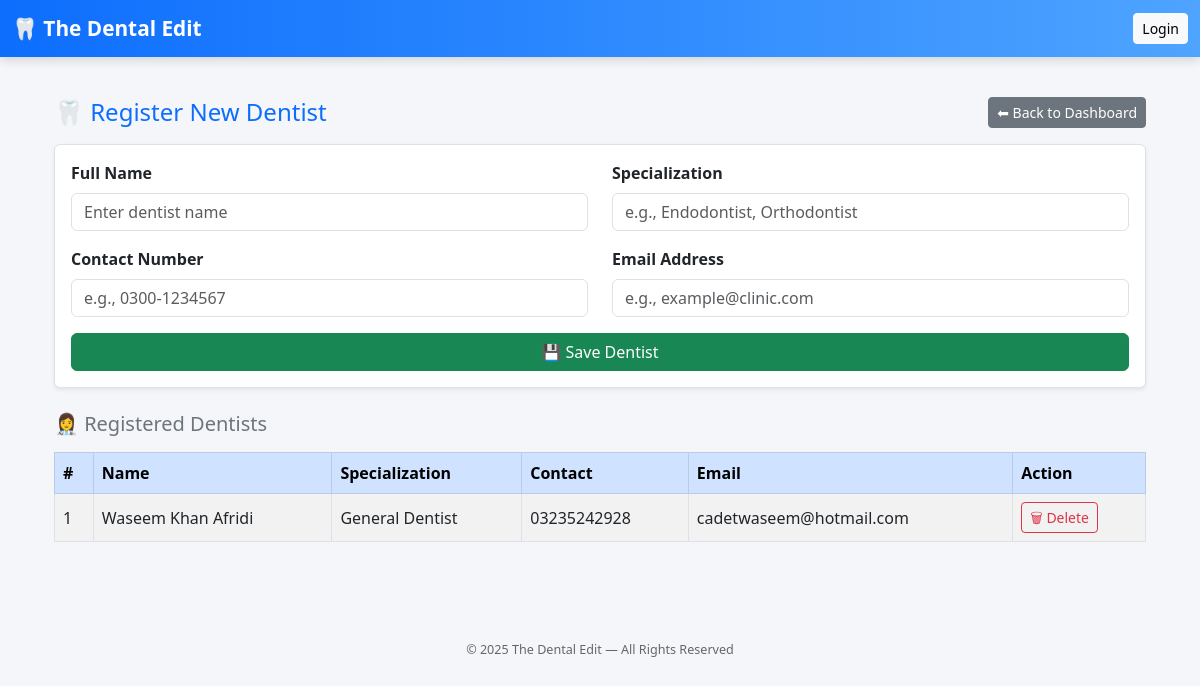
Screenshot of /register_dentist with the database file from the repository.
### Dentaleditapp.py (models this page shows)
class Dentist(db.Model):
    __tablename__ = 'dentists'
    id = db.Column(db.Integer, primary_key=True)
    name = db.Column(db.String(100), nullable=False)
    specialization = db.Column(db.String(100))
    contact = db.Column(db.String(50))
    email = db.Column(db.String(100))
    joined_on = db.Column(db.String(50), default=datetime.utcnow().strftime("%Y-%m-%d %H:%M"))
    treatments = db.relationship('Treatment', backref='dentist', lazy=True)
    visits = db.relationship('Visit', backref='dentist_obj', lazy=True)

### Dentaleditapp.py (the view, shortened to what this page needs)
@app.route('/register_dentist', methods=['GET', 'POST'])
def register_dentist():
    dentists = Dentist.query.all()
    return render_template('register_dentist.html', dentists=dentists)

### templates/register_dentist.html (shortened to what this page needs)
{% extends "layout.html" %}
{% block content %}
<div class="container py-4">
  <div class="d-flex justify-content-between align-items-center mb-3">
    <h4 class="text-primary mb-0">🦷 Register New Dentist</h4>
    <a href="{{ url_for('dashboard_main') }}" class="btn btn-secondary btn-sm">⬅ Back to Dashboard</a>
  </div>
  <form method="POST" class="border rounded p-3 bg-white shadow-sm mb-4">
    <div class="row">
      <div class="col-md-6 mb-3">
        <label class="form-label fw-semibold">Full Name</label>
        <input type="text" name="name" class="form-control" placeholder="Enter dentist name" required>
      </div>
      <div class="col-md-6 mb-3">
        <label class="form-label fw-semibold">Specialization</label>
        <input type="text" name="specialization" class="form-control" placeholder="e.g., Endodontist, Orthodontist">
      </div>
      <div class="col-md-6 mb-3">
        <label class="form-label fw-semibold">Contact Number</label>
        <input type="text" name="contact" class="form-control" placeholder="e.g., 0300-1234567" required>
      </div>
      <div class="col-md-6 mb-3">
        <label class="form-label fw-semibold">Email Address</label>
        <input type="email" name="email" class="form-control" placeholder="e.g., example@clinic.com">
      </div>
    </div>
    <button type="submit" class="btn btn-success w-100">💾 Save Dentist</button>
  </form>
  <h5 class="text-secondary mt-4">👩‍⚕️ Registered Dentists</h5>
  {% if dentists %}
  <div class="table-responsive mt-3">
    <table class="table table-bordered table-striped align-middle">
      <thead class="table-primary">
        <tr>
          <th>#</th>
          <th>Name</th>
          <th>Specialization</th>
          <th>Contact</th>
          <th>Email</th>
          <th>Action</th>
        </tr>
      </thead>
      <tbody>
        {% for d in dentists %}
        <tr>
          <td>{{ loop.index }}</td>
          <td>{{ d.name }}</td>
          <td>{{ d.specialization or '-' }}</td>
          <td>{{ d.contact }}</td>
          <td>{{ d.email or '-' }}</td>
          <td>
            <a href="{{ url_for('delete_dentist', dentist_id=d.id) }}"
               class="btn btn-sm btn-outline-danger"
               onclick="return confirm('Are you sure you want to delete {{ d.name }}?')">🗑 Delete</a>
          </td>
        </tr>
        {% endfor %}
      </tbody>
    </table>
  </div>
  {% else %}
  <div class="alert alert-info mt-3">No dentists registered yet.</div>
  {% endif %}
</div>
{% endblock %}

### templates/layout.html (style rules this page uses)
body { background: #f4f6f9; font-family: "Segoe UI", system-ui, -apple-system, "Helvetica Neue", Arial; }

### templates/register_dentist.html (style rules this page uses)
table th, table td { vertical-align: middle !important; }

### rows the page displays
Dentist: name "Waseem Khan Afridi", specialization "General Dentist", contact "03235242928", email "cadetwaseem@hotmail.com"
